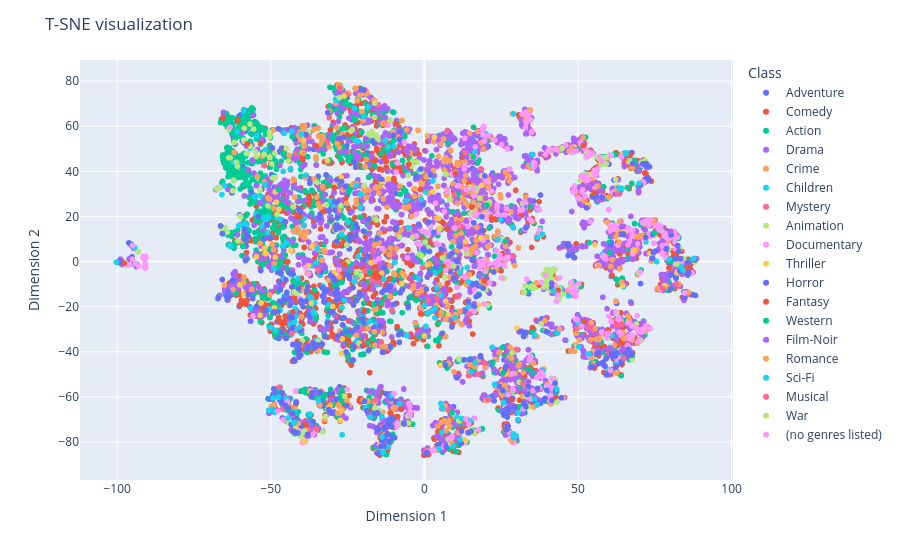

The notebook cell saved with this chart:
### Code cell
fig = px.scatter(df_tsne, x = 'Dim1', y= 'Dim2', color= 'Class')
fig.update_layout(
    title="T-SNE visualization",
    xaxis_title="Dimension 1",
    yaxis_title="Dimension 2",
)
fig.show()

### Figure 1 — Plotly figure (JSON) as saved in the notebook; plotly's stock layout.template omitted (floating-point values rounded to 4 significant figures; data arrays with more than 128 entries replaced by an {"elided": "..."} marker saying what was removed)
{"data": [{"hovertemplate": "Class=Adventure<br>Dim1=%{x}<br>Dim2=%{y}<extra></extra>", "legendgroup": "Adventure", "marker": {"color": "#636efa", "symbol": "circle"}, "mode": "markers", "name": "Adventure", "showlegend": true, "type": "scattergl", "x": {"elided": "653 float values"}, "xaxis": "x", "y": {"elided": "653 float values"}, "yaxis": "y"}, {"hovertemplate": "Class=Comedy<br>Dim1=%{x}<br>Dim2=%{y}<extra></extra>", "legendgroup": "Comedy", "marker": {"color": "#EF553B", "symbol": "circle"}, "mode": "markers", "name": "Comedy", "showlegend": true, "type": "scattergl", "x": {"elided": "2779 float values"}, "xaxis": "x", "y": {"elided": "2779 float values"}, "yaxis": "y"}, {"hovertemplate": "Class=Action<br>Dim1=%{x}<br>Dim2=%{y}<extra></extra>", "legendgroup": "Action", "marker": {"color": "#00cc96", "symbol": "circle"}, "mode": "markers", "name": "Action", "showlegend": true, "type": "scattergl", "x": {"elided": "1828 float values"}, "xaxis": "x", "y": {"elided": "1828 float values"}, "yaxis": "y"}, {"hovertemplate": "Class=Drama<br>Dim1=%{x}<br>Dim2=%{y}<extra></extra>", "legendgroup": "Drama", "marker": {"color": "#ab63fa", "symbol": "circle"}, "mode": "markers", "name": "Drama", "showlegend": true, "type": "scattergl", "x": {"elided": "2226 float values"}, "xaxis": "x", "y": {"elided": "2226 float values"}, "yaxis": "y"}, {"hovertemplate": "Class=Crime<br>Dim1=%{x}<br>Dim2=%{y}<extra></extra>", "legendgroup": "Crime", "marker": {"color": "#FFA15A", "symbol": "circle"}, "mode": "markers", "name": "Crime", "showlegend": true, "type": "scattergl", "x": {"elided": "537 float values"}, "xaxis": "x", "y": {"elided": "537 float values"}, "yaxis": "y"}, {"hovertemplate": "Class=Children<br>Dim1=%{x}<br>Dim2=%{y}<extra></extra>", "legendgroup": "Children", "marker": {"color": "#19d3f3", "symbol": "circle"}, "mode": "markers", "name": "Children", "showlegend": true, "type": "scattergl", "x": {"elided": "197 float values"}, "xaxis": "x", "y": {"elided": "197 float values"}, "yaxis": "y"}, {"hovertemplate": "Class=Mystery<br>Dim1=%{x}<br>Dim2=%{y}<extra></extra>", "legendgroup": "Mystery", "marker": {"color": "#FF6692", "symbol": "circle"}, "mode": "markers", "name": "Mystery", "showlegend": true, "type": "scattergl", "x": [-25.37, -27.57, 14.61, -17.17, 1.185, 82.05, -14.96, 12.85, -43.08, 55.43, 11.8, -20.27, -10.02, -0.6809, -14.87, 4.042, -10.52, -19.49, 33.67, -42.71, 54.97, -14.06, -37.84, -31.62, 13.71, 28.84, 0.7717, 12.69, 17.69, -33.02, 7.761, -19.31, -11.77, 48.64, -37.68, 61.42, -30.96, 21.12, 20.01, -41.85, -15.99, -27.06, -46.2, -37.38, -91.31, -14.15, 29.93, -52.23], "xaxis": "x", "y": [74.14, 76.92, -50.55, -8.247, -17.14, -9.838, 69.51, 30.27, 24.93, -29.56, 15.16, -30.01, 3.381, -2.736, -9.157, -16.25, -21.76, 76.19, -55.08, -68.81, -30.46, -35.58, -74.25, 52.76, 7.097, 2.601, -83.73, 42.18, -49.88, 32.02, -65.81, -4.119, -38.19, -15.06, 55.16, -26.06, 63.72, -9.246, -8.608, 47.73, -61.32, 35.36, -65.34, -57.52, 1.371, -73.55, -38.94, 42.65], "yaxis": "y"}, {"hovertemplate": "Class=Animation<br>Dim1=%{x}<br>Dim2=%{y}<extra></extra>", "legendgroup": "Animation", "marker": {"color": "#B6E880", "symbol": "circle"}, "mode": "markers", "name": "Animation", "showlegend": true, "type": "scattergl", "x": {"elided": "298 float values"}, "xaxis": "x", "y": {"elided": "298 float values"}, "yaxis": "y"}, {"hovertemplate": "Class=Documentary<br>Dim1=%{x}<br>Dim2=%{y}<extra></extra>", "legendgroup": "Documentary", "marker": {"color": "#FF97FF", "symbol": "circle"}, "mode": "markers", "name": "Documentary", "showlegend": true, "type": "scattergl", "x": {"elided": "386 float values"}, "xaxis": "x", "y": {"elided": "386 float values"}, "yaxis": "y"}, {"hovertemplate": "Class=Thriller<br>Dim1=%{x}<br>Dim2=%{y}<extra></extra>", "legendgroup": "Thriller", "marker": {"color": "#FECB52", "symbol": "circle"}, "mode": "markers", "name": "Thriller", "showlegend": true, "type": "scattergl", "x": [-52.07, -37.76, -26.76, 0.9688, 7.79, -26.16, -7.312, -43.5, -29.43, -26.79, 3.294, -11.76, -60.07, -48.79, -47.37, 2.774, 13.42, 25.46, 49.74, 74.83, 17.61, 35.51, 85.35, -13.85, 35.73, 68.09, -48.13, 18.38, 6.943, -13.93, 4.657, -40.39, -29.82, 64.84, -53.48, -36.83, 64.62, -11.56, 82.25, -28.81, 26.66, -54.68, 0.02255, -51.51, 5.33, -31.61, -36.73, -53.15, 78.22, 5.024, 26.27, -17.37, -48.51, 49.72, -38.96, -48.57, -58.14, -11.28, 18.74, -13.58, 74.98, 53.18, 26.35, 73.43, -27.3, -27.25, 26.64, -30.96, -30.95, -27.35, -39.28, -14.51, 13.47, -27.04, -58.81, -37.03, -29.19, 55.54, 47.6, -40.91, 18.7, 8.965, -14.08, 30.18], "xaxis": "x", "y": [5.844, -1.696, -34.25, -1.446, -23.51, 73.36, -9.754, 5.014, -4.923, -40.75, 55.18, 36.69, -10.24, -20.45, 23.21, 30.98, 8.832, -48.42, -29.66, 11.47, -19.35, -64.52, -14.2, 35.51, -63.79, 5.111, 26.3, 10.58, -17.58, -5.222, 19.28, -36.8, -19.97, 13.12, -23.86, -18.4, -10.67, 1.437, -5.025, -67.13, -48.27, 2.165, -32.97, 3.581, -45.99, 44.91, 6.604, -18.37, -10.64, 14.55, -49.84, -0.5324, 1.956, -37.87, -79.72, 30.85, -0.1135, -71.14, 33.8, -84.14, 4.425, 24.95, -64.58, 3.538, -70.33, -66.31, -65.99, -65.79, -64.48, -70.52, 53.67, -81.22, -79.29, 37.45, -14.46, -57.51, 33.59, 7.406, 2.728, -73.27, 38.07, -78.06, -84.17, -29.56], "yaxis": "y"}, {"hovertemplate": "Class=Horror<br>Dim1=%{x}<br>Dim2=%{y}<extra></extra>", "legendgroup": "Horror", "marker": {"color": "#636efa", "symbol": "circle"}, "mode": "markers", "name": "Horror", "showlegend": true, "type": "scattergl", "x": {"elided": "468 float values"}, "xaxis": "x", "y": {"elided": "468 float values"}, "yaxis": "y"}, {"hovertemplate": "Class=Fantasy<br>Dim1=%{x}<br>Dim2=%{y}<extra></extra>", "legendgroup": "Fantasy", "marker": {"color": "#EF553B", "symbol": "circle"}, "mode": "markers", "name": "Fantasy", "showlegend": true, "type": "scattergl", "x": [-15.98, -19.64, -9.165, -35.18, -25.92, -30.57, -37.64, -5.049, -38.59, 32.55, -19.76, -8.662, 15.43, 64.57, -97.71, -7.555, 7.388, 37.31, 10.13, -14.76, 55.1, 12.94, 28.36, 52.0, 51.71, -37.3, -3.512, 43.54, -59.91, 64.09, -42.8, -57.66, 4.755, -40.51, 19.5, -29.33, -32.73, -60.77, -10.98, -53.27, -65.61, 35.16], "xaxis": "x", "y": [-4.788, -21.78, 61.27, 51.13, -1.437, 58.36, 25.44, 43.08, -72.4, -50.55, -37.13, -68.73, 24.12, -35.93, -0.6934, -65.38, 14.36, -10.4, 39.02, -6.871, 30.6, -70.21, -61.13, -26.56, 51.35, 27.59, -36.38, -12.81, -19.05, -50.24, -22.32, 52.15, -74.22, 19.77, -8.579, 32.8, 22.1, 62.6, -67.07, 52.34, 63.52, -29.27], "yaxis": "y"}, {"hovertemplate": "Class=Western<br>Dim1=%{x}<br>Dim2=%{y}<extra></extra>", "legendgroup": "Western", "marker": {"color": "#00cc96", "symbol": "circle"}, "mode": "markers", "name": "Western", "showlegend": true, "type": "scattergl", "x": [-16.5, -47.45, -35.22, 10.82, 25.65, 20.31, 7.704, 8.966, 27.99, 16.05, 28.32, 34.01, 35.46, 80.07, 60.38, 74.95, 17.39, 26.37, 22.15, 64.09, -38.0, -43.01, 8.978], "xaxis": "x", "y": [-19.02, 31.9, -25.2, 29.68, -49.42, 25.01, 52.55, 22.13, -43.43, 46.38, -40.66, -47.73, -49.52, 0.07549, 3.837, 12.65, 43.76, 8.949, -44.79, -50.61, 46.45, 55.26, -67.07], "yaxis": "y"}, {"hovertemplate": "Class=Film-Noir<br>Dim1=%{x}<br>Dim2=%{y}<extra></extra>", "legendgroup": "Film-Noir", "marker": {"color": "#ab63fa", "symbol": "circle"}, "mode": "markers", "name": "Film-Noir", "showlegend": true, "type": "scattergl", "x": [32.64, -5.524, 19.95, 0.856, 21.92, 13.58, -37.71, -3.194, 60.65, 80.13, 53.98, 54.55], "xaxis": "x", "y": [-57.43, 48.12, 28.15, 40.77, 23.23, 17.93, 0.5598, 13.69, -38.48, 13.41, -40.96, 34.48], "yaxis": "y"}, {"hovertemplate": "Class=Romance<br>Dim1=%{x}<br>Dim2=%{y}<extra></extra>", "legendgroup": "Romance", "marker": {"color": "#FFA15A", "symbol": "circle"}, "mode": "markers", "name": "Romance", "showlegend": true, "type": "scattergl", "x": [32.15, 35.57, 85.98, 4.337, 75.87, 62.47, 62.43, 28.36, -41.01, -27.66, -34.45, -50.39, 63.42, -16.28, 19.24, -33.39, 6.963, -12.65, -39.99, 23.2, 7.584, -28.21, 55.64, 56.47, 47.95, 56.89, -6.352, 36.45, 62.57, 51.68, 57.07, -11.43, -33.06, 28.72, 11.63, 64.94, -33.99, -10.14], "xaxis": "x", "y": [-49.23, -64.49, -13.74, -72.92, -11.86, 11.22, -49.4, -42.91, -71.7, -6.81, 55.6, 27.65, 8.644, -31.12, 49.93, 0.548, -25.49, -37.69, -24.41, 11.07, -19.8, -67.28, -29.67, 33.48, 50.62, -1.723, -6.301, -9.479, 31.47, 54.78, -33.8, 3.025, 33.23, -79.43, -22.0, -34.16, -63.6, -65.0], "yaxis": "y"}, {"hovertemplate": "Class=Sci-Fi<br>Dim1=%{x}<br>Dim2=%{y}<extra></extra>", "legendgroup": "Sci-Fi", "marker": {"color": "#19d3f3", "symbol": "circle"}, "mode": "markers", "name": "Sci-Fi", "showlegend": true, "type": "scattergl", "x": [-46.02, -53.47, -6.172, -40.52, 36.75, -42.5, -13.77, -55.25, 83.46, -26.08, 21.09, 65.47, 69.92, 43.08, 50.23, 65.76, 23.97, 28.83, -47.44, 29.85, 29.08, 14.32, -44.3, -42.22, 4.111, -7.974, 5.686, -34.41, -100.2, 79.77, 12.13, 84.23, 87.71, 24.87, -39.22, 53.49, -48.61, -40.11, -38.62, 30.42, -48.43, -58.86, -60.96, 64.26, 22.86, -13.46, 28.97, -49.3, -20.89, -50.55, 38.44, 36.73, 11.56, 25.75, 63.51, -43.23, 4.698, -10.78, -20.82, -54.57, 42.08, 43.33], "xaxis": "x", "y": [6.908, 29.19, 26.91, -28.91, -63.4, -71.58, -77.73, 28.67, -2.192, -17.14, -60.87, 47.86, 34.7, -56.53, -37.77, 47.84, 9.745, 15.27, -60.13, -77.19, -78.11, -9.048, -69.37, -71.17, -11.72, -62.98, -75.59, -61.63, -0.2945, 1.032, -69.6, -3.837, 1.42, 18.61, 16.18, -40.93, -66.76, 56.51, 38.28, -70.09, -30.54, 66.89, 57.54, 32.41, -54.4, -84.66, -76.41, -60.51, 23.83, -66.05, 12.07, 10.67, -78.96, -62.43, 32.48, 57.85, -83.06, -59.43, 29.87, 55.76, -13.07, -31.81], "yaxis": "y"}, {"hovertemplate": "Class=Musical<br>Dim1=%{x}<br>Dim2=%{y}<extra></extra>", "legendgroup": "Musical", "marker": {"color": "#FF6692", "symbol": "circle"}, "mode": "markers", "name": "Musical", "showlegend": true, "type": "scattergl", "x": [9.699, 10.91, -34.59, 32.11, 7.489, 20.78, -16.5, 13.07, 62.93, -35.12, 10.92, 77.62, 62.56, 64.84, -43.25, 53.4, -47.03, 49.63, 18.45, 64.3, 14.5, 19.52, -91.29], "xaxis": "x", "y": [29.53, 16.98, -3.787, -53.9, 58.13, -61.27, 4.717, 48.17, 29.95, -74.13, -15.66, -11.98, -28.42, -42.71, -32.05, -29.04, -55.74, -29.63, 41.14, -27.85, -23.29, -45.02, 2.264], "yaxis": "y"}, {"hovertemplate": "Class=War<br>Dim1=%{x}<br>Dim2=%{y}<extra></extra>", "legendgroup": "War", "marker": {"color": "#B6E880", "symbol": "circle"}, "mode": "markers", "name": "War", "showlegend": true, "type": "scattergl", "x": [9.537, 5.881, 28.55, 82.1], "xaxis": "x", "y": [-2.061, 1.654, -40.47, -1.105], "yaxis": "y"}, {"hovertemplate": "Class=(no genres listed)<br>Dim1=%{x}<br>Dim2=%{y}<extra></extra>", "legendgroup": "(no genres listed)", "marker": {"color": "#FF97FF", "symbol": "circle"}, "mode": "markers", "name": "(no genres listed)", "showlegend": true, "type": "scattergl", "x": [43.47, -25.06, -63.26, -47.74, 2.854, 17.67, 3.154, 21.32, 9.763, -5.072, -90.66, 47.93, -38.68, 27.28, 52.38, 56.41, 84.72, 9.042, 13.5, 37.97, -91.13, 44.0, -95.85, -46.0, -90.66, 57.59, -91.43, 19.34, -90.82, -94.94, 39.45, 50.95, 60.64, -9.871], "xaxis": "x", "y": [-14.88, -56.67, 59.51, -66.45, -83.68, -74.48, -83.7, -9.218, 15.02, -62.82, -2.648, -9.209, -2.746, -58.97, 29.01, 41.09, -13.94, -77.56, -69.81, -9.194, 2.307, -7.228, -1.421, -70.04, -2.648, -31.25, 2.226, 59.93, -1.058, 7.1, -6.131, 37.74, -48.3, -58.5], "yaxis": "y"}], "layout": {"legend": {"title": {"text": "Class"}, "tracegroupgap": 0}, "margin": {"t": 60}, "title": {"text": "T-SNE visualization"}, "xaxis": {"anchor": "y", "domain": [0, 1], "title": {"text": "Dimension 1"}}, "yaxis": {"anchor": "x", "domain": [0, 1], "title": {"text": "Dimension 2"}}}}
